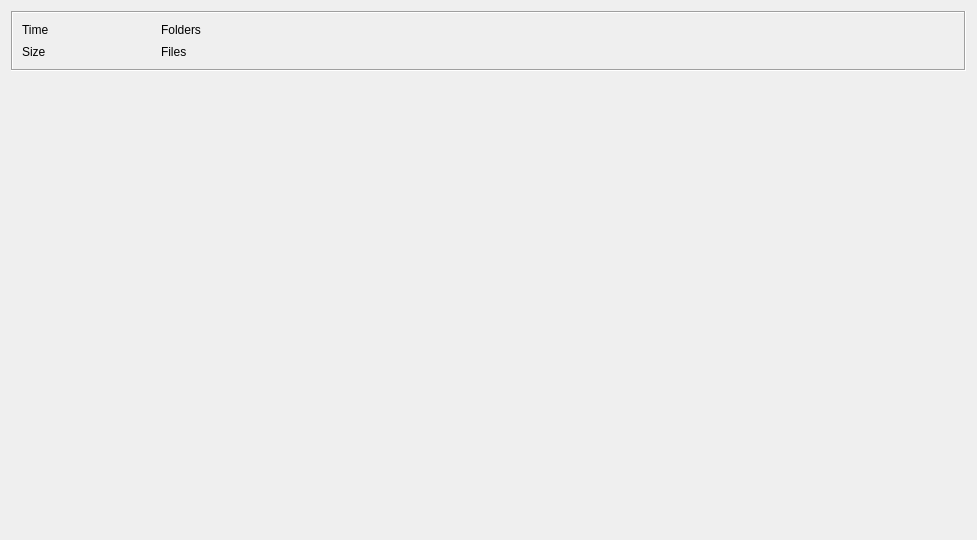
<?xml version="1.0" encoding="UTF-8"?>
<ui version="4.0">
 <class>FileScanPage</class>
 <widget class="QWidget" name="FileScanPage">
  <property name="geometry">
   <rect>
    <x>0</x>
    <y>0</y>
    <width>977</width>
    <height>540</height>
   </rect>
  </property>
  <property name="windowTitle">
   <string>Form</string>
  </property>
  <layout class="QGridLayout" name="gridLayout">
   <item row="0" column="0">
    <widget class="QFrame" name="frame">
     <property name="maximumSize">
      <size>
       <width>16777215</width>
       <height>60</height>
      </size>
     </property>
     <property name="frameShape">
      <enum>QFrame::Box</enum>
     </property>
     <property name="frameShadow">
      <enum>QFrame::Sunken</enum>
     </property>
     <layout class="QHBoxLayout" name="horizontalLayout_5">
      <item>
       <layout class="QHBoxLayout" name="horizontalLayout_4">
        <property name="sizeConstraint">
         <enum>QLayout::SetFixedSize</enum>
        </property>
        <item>
         <layout class="QGridLayout" name="gridLayout_7">
          <item row="0" column="0">
           <widget class="QLabel" name="timeNameLabel">
            <property name="text">
             <string>Time</string>
            </property>
           </widget>
          </item>
          <item row="0" column="1">
           <widget class="QLabel" name="timeLabel">
            <property name="minimumSize">
             <size>
              <width>100</width>
              <height>0</height>
             </size>
            </property>
            <property name="text">
             <string/>
            </property>
           </widget>
          </item>
          <item row="1" column="0">
           <widget class="QLabel" name="sizeNameLabel">
            <property name="text">
             <string>Size</string>
            </property>
           </widget>
          </item>
          <item row="1" column="1">
           <widget class="QLabel" name="sizeLabel">
            <property name="minimumSize">
             <size>
              <width>100</width>
              <height>0</height>
             </size>
            </property>
            <property name="text">
             <string/>
            </property>
           </widget>
          </item>
         </layout>
        </item>
        <item>
         <layout class="QGridLayout" name="gridLayout_4">
          <item row="0" column="0">
           <widget class="QLabel" name="foldersNameLabel">
            <property name="text">
             <string>Folders</string>
            </property>
           </widget>
          </item>
          <item row="0" column="1">
           <widget class="QLabel" name="foldersLabel">
            <property name="minimumSize">
             <size>
              <width>100</width>
              <height>0</height>
             </size>
            </property>
            <property name="baseSize">
             <size>
              <width>0</width>
              <height>0</height>
             </size>
            </property>
            <property name="text">
             <string/>
            </property>
           </widget>
          </item>
          <item row="1" column="0">
           <widget class="QLabel" name="filesNameLabel">
            <property name="text">
             <string>Files</string>
            </property>
           </widget>
          </item>
          <item row="1" column="1">
           <widget class="QLabel" name="filesLabel">
            <property name="minimumSize">
             <size>
              <width>100</width>
              <height>0</height>
             </size>
            </property>
            <property name="text">
             <string/>
            </property>
           </widget>
          </item>
         </layout>
        </item>
        <item>
         <spacer name="horizontalSpacer">
          <property name="orientation">
           <enum>Qt::Horizontal</enum>
          </property>
          <property name="sizeHint" stdset="0">
           <size>
            <width>40</width>
            <height>20</height>
           </size>
          </property>
         </spacer>
        </item>
       </layout>
      </item>
     </layout>
    </widget>
   </item>
   <item row="1" column="0">
    <widget class="QFrame" name="displayFrame">
     <property name="minimumSize">
      <size>
       <width>0</width>
       <height>400</height>
      </size>
     </property>
     <property name="frameShape">
      <enum>QFrame::NoFrame</enum>
     </property>
     <property name="frameShadow">
      <enum>QFrame::Raised</enum>
     </property>
    </widget>
   </item>
  </layout>
 </widget>
 <resources/>
 <connections/>
</ui>
